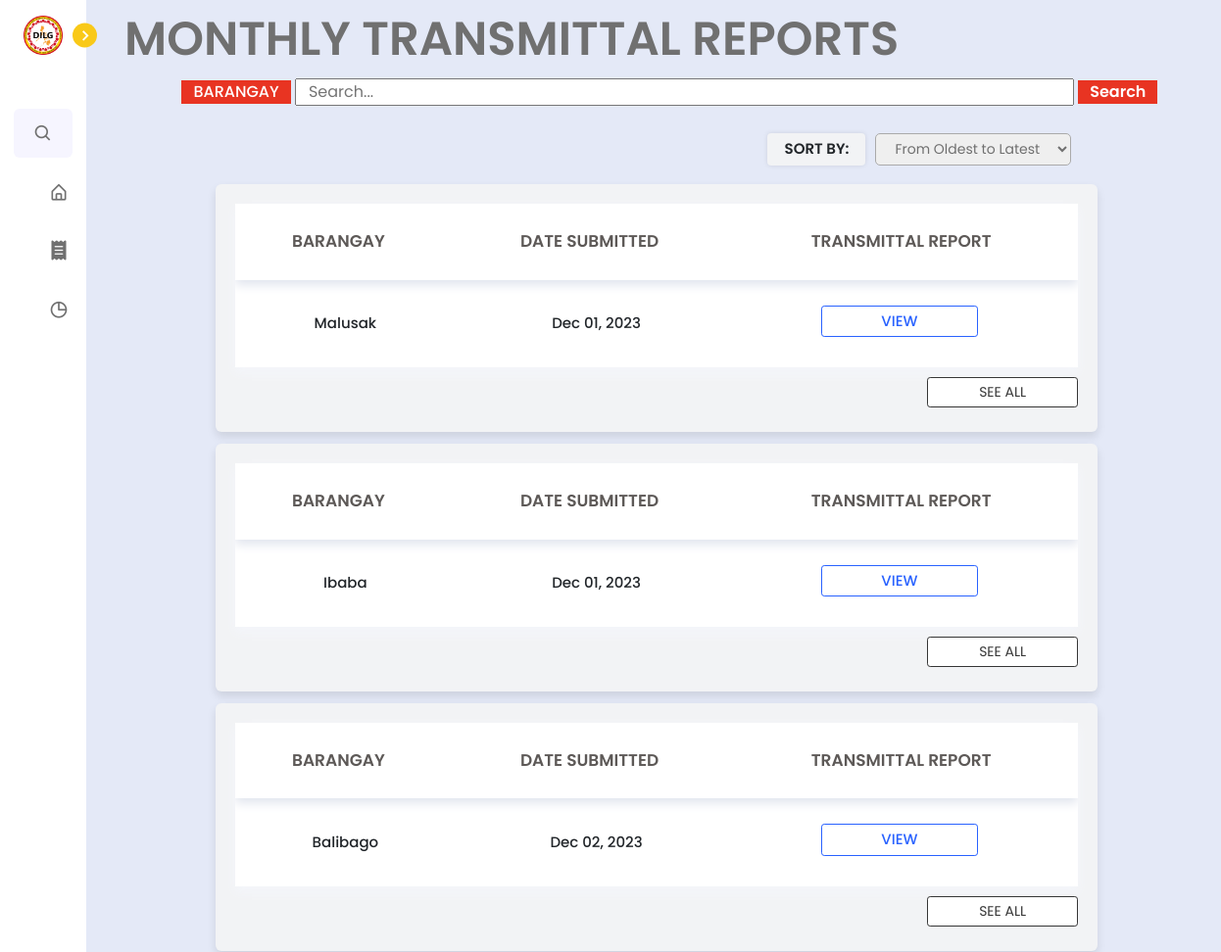
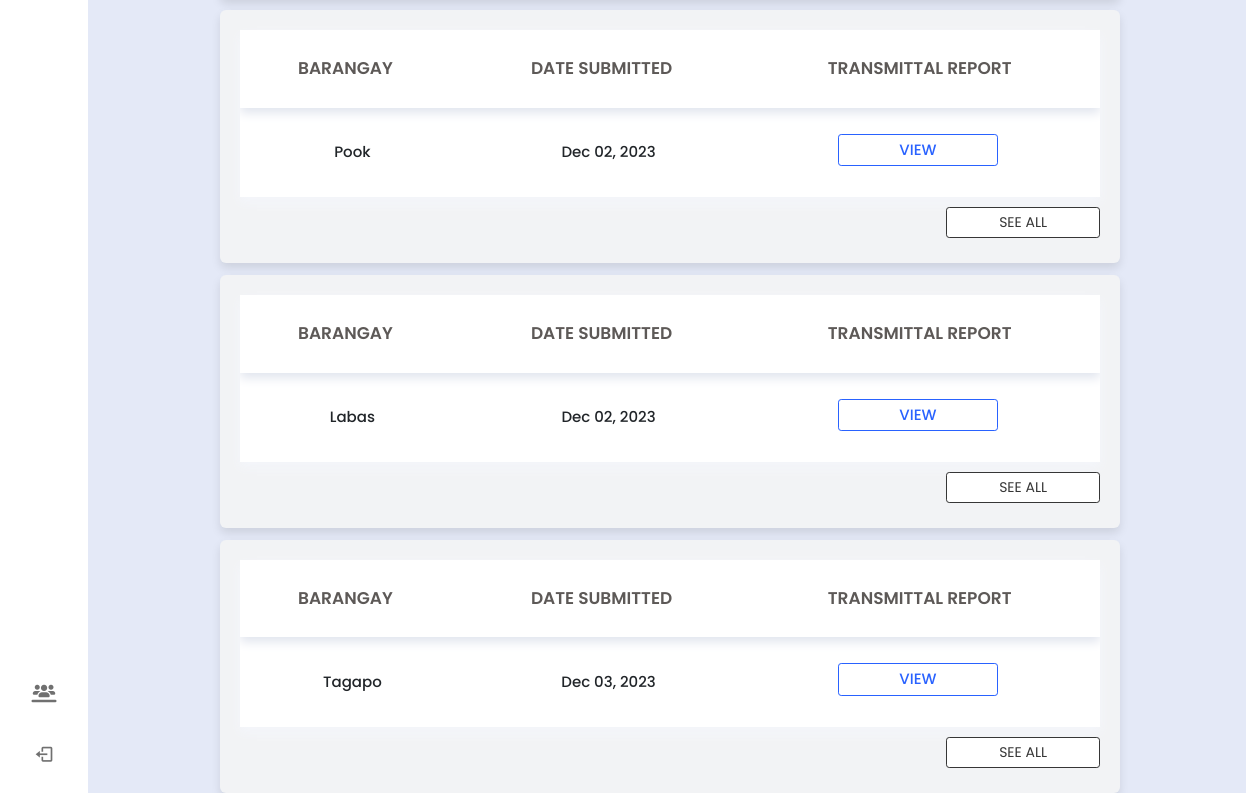
The app's page /dilg/transmittalreports.php (signed in) with its own data (2 pictures, top to bottom).
### tables this page shows
CREATE TABLE `monthly_reports` (
  `monthlyReport_id` int(11) NOT NULL,
  `generate_report` varchar(50) DEFAULT NULL,
  `timestamp` timestamp NOT NULL DEFAULT current_timestamp(),
  `lupon_id` int(11) NOT NULL,
  `submitter_first_name` varchar(50) NOT NULL,
  `submitter_last_name` varchar(50) NOT NULL,
  `pb_id` int(11) NOT NULL
);

CREATE TABLE `pb_accounts` (
  `pb_id` int(11) NOT NULL,
  `account_id` int(11) NOT NULL,
  `barangay` varchar(255) NOT NULL,
  `barangay_captain` varchar(255) DEFAULT NULL,
  `email_address` varchar(255) NOT NULL,
  `password` varchar(255) NOT NULL,
  `signature_image` mediumblob DEFAULT NULL,
  `created_at` timestamp NOT NULL DEFAULT current_timestamp(),
  `account_status` varchar(50) DEFAULT 'active',
  `login_attempts` int(11) NOT NULL DEFAULT 0,
  `last_failed_attempt` datetime DEFAULT NULL
);

### dilg/transmittalreports.php (the view, shortened to what this page needs)
<?php
include '../config.php';
if (isset($_POST['submit_search'])) {
    $search_case = mysqli_real_escape_string($conn, $_POST['search_case']);
    $query = "SELECT pb.barangay AS barangay,
        mr.timestamp AS date_submitted,
        mr.generate_report AS report,
        mr.lupon_id AS lupon_id, -- Add this line to include LUPON ID
        mr.pb_id AS pbId
        FROM `monthly_reports` AS mr
        INNER JOIN `pb_accounts` AS pb ON mr.pb_id = pb.pb_id
        WHERE pb.barangay LIKE '%$search_case%'
        ORDER BY mr.timestamp ASC";
} else {
    $query = "SELECT pb.barangay AS barangay,
        mr.timestamp AS date_submitted,
        mr.generate_report AS report,
        mr.lupon_id AS lupon_id, -- Add this line to include LUPON ID
        mr.pb_id AS pbId
        FROM `monthly_reports` AS mr
        INNER JOIN `pb_accounts` AS pb ON mr.pb_id = pb.pb_id
        ORDER BY mr.timestamp ASC";
}
$result = mysqli_query($conn, $query);
?>
<!DOCTYPE html>
<html lang="en">
<head>
    <link href='https://unpkg.com/boxicons@2.1.1/css/boxicons.min.css' rel='stylesheet'>
    <link rel="stylesheet" href="https://cdnjs.cloudflare.com/ajax/libs/font-awesome/6.4.2/css/all.min.css" />
    <link rel="stylesheet" href="../node_modules/bootstrap/dist/css/bootstrap.min.css">
    <link rel="stylesheet" href="../css/dilg.css">
    <link rel="stylesheet" href="../css/lupon_home.css">
    <link rel="stylesheet" href="../css/incidentform.css">
    <link rel="stylesheet" href="../css/lupon.css">
</head>
<body>
    <nav class="sidebar close">
            <header>
                <div class="image-text">
                    <span class="image">
                        <img src="../images/logo.png">
                    </span>
                </div>
                <i class='bx bx-chevron-right toggle'></i>
            </header>
            <div class="menu-bar">
                    <div class="menu">
                    <li class="search-box">
                <i class='bx bx-search icon'></i>
            </li>
                        <li class="nav-link">
                            <a href="home.php">
                                <i class='bx bx-home-alt icon' ></i>
                            </a>
                        </li>
                        <li class="nav-link">
                            <a href="transmittal_reports.php">
                            <i class="fa-solid fa-receipt icon"></i>
                            </a>
                        </li>
                        <li class="nav-link">
                            <a href="analytics.php">
                                <i class='bx bx-pie-chart-alt icon' ></i>
                            </a>
                        </li>
                </div>
                <div class="bottom-content">
                    <li class="">
                        <a href="manage_accounts.php">
                        <i class="fa-solid fa-users-line icon"></i>
                            </a>
                    </li>
                    <li class="">
                        <a href="../logout.php">
                            <i class='bx bx-log-out icon' ></i>
                        </a>
                    </li>
                </div>
            </div>
        </nav>
    <section class="home">
    <h1 style="margin-left: 1%; margin-top: -2.3%; display: flex; font-size: 48px;">MONTHLY TRANSMITTAL REPORTS</h1>
    <div class="search-container">
            <form action="" method="post">
                <button class="case-button" style="padding: 0px 12px;">BARANGAY</button>
                <input type="text" class="search-input" name="search_case" placeholder="Search...">
                <button type="submit" name="submit_search" class="search-button" style="padding: 0px 12px;">Search</button>
            </form>
    </div>
    <?php
    if (mysqli_num_rows($result) == 0) {
        echo '<div class="text-box">No Monthly Transmittal Reports Found</div>';
    } else {
        echo '<div class="sort-container">';
        echo '<div class="sort-filter-box">Sort By:</div>';
        echo '<select id="sort" onchange="loadContent()">';
        echo '<option value="oldest">From Oldest to Latest</option>';
        echo '</select>';
        echo '</div>';
            while ($row = mysqli_fetch_assoc($result)) {
                $barangay = $row['barangay'];
                $dateSubmitted = date('M d, Y', strtotime($row['date_submitted']));
                $transmittalReport = $row['report'];
                $pbId = $row['pbId'];
                echo '<div class="container" style="margin-top: 1%;">';
                echo '<table>';
                echo '<thead>';
                echo '<tr>';
                echo '<th>BARANGAY</th>';
                echo '<th>DATE SUBMITTED</th>';
                echo '<th>TRANSMITTAL REPORT</th>';
                echo '</tr>';
                echo '</thead>';
                echo '<tbody>';
                echo '<tr>';
                echo '<td>' . $barangay . '</td>';
                echo '<td>' . $dateSubmitted . '</td>';
        if (!empty($transmittalReport)) {
            echo '<td><a href="../tcpdf/monthly_report.php?pb_id=' . urlencode($pbId) . '" style="text-decoration: none;"><span class="generate">VIEW</span></a></td>';
        } else {
            echo '<td></td>';
        }
                echo '</tr>';
                echo '</tbody>';
                echo '</table>';
                echo '<a href="monthly_reports.php?pb_id=' . urlencode($pbId) . '" style="text-decoration: none;">';
                echo '<button class="schedule" style="width: 18%; font-size: 14px; margin-left: 82%; margin-top: 10px;">SEE ALL</button>';
                echo '</a>';
                echo '</div>';
            }
        }
            ?>
    </section>
</body>
</html>

### css/dilg.css (style rules this page uses)
* { margin: 0; padding: 0; box-sizing: border-box; font-family: 'Poppins', sans-serif; }
:root { --body-color: #E4E9F7; --sidebar-color: #FFF; --primary-color: #F9C918; --primary-color-light: #F6F5FF; --toggle-color: #DDD; --text-color: #707070; --tran-03: all 0.2s ease; --tran-03: all 0.3s ease; --tran-04: all 0.3s ease; --tran-05: all 0.3s ease; }
body { min-height: 100vh; background-color: var(--body-color); transition: var(--tran-05); overflow-x: hidden; overflow-y: hidden; }
.sidebar { position: fixed; top: 0; left: 0; height: 100%; width: 250px; padding: 10px 14px; background: var(--sidebar-color); transition: var(--tran-05); z-index: 100; }
.sidebar.close { width: 88px; }
.sidebar li { height: 50px; list-style: none; display: flex; align-items: center; margin-top: 10px; }
.sidebar header .image, .sidebar .icon { min-width: 60px; border-radius: 6px; }
.sidebar .icon { min-width: 60px; border-radius: 6px; height: 100%; display: flex; align-items: center; justify-content: center; font-size: 20px; }
.sidebar .text, .sidebar .icon { color: var(--text-color); transition: var(--tran-03); }
.sidebar header { position: relative; }
.sidebar header .image-text { display: flex; align-items: center; }
.sidebar header .image { display: flex; align-items: center; justify-content: center; }
.sidebar header .image img { width: 40px; border-radius: 6px; }
.sidebar header .toggle { position: absolute; top: 50%; right: -25px; transform: translateY(-50%) rotate(180deg); height: 25px; width: 25px; background-color: var(--primary-color); color: var(--sidebar-color); border-radius: 50%; display: flex; align-items: center; justify-content: center; font-size: 22px; cursor: pointer; transition: var(--tran-05); }
.sidebar.close .toggle { transform: translateY(-50%) rotate(0deg); }
.sidebar .menu { margin-top: 40px; }
.sidebar li.search-box { border-radius: 6px; background-color: var(--primary-color-light); cursor: pointer; transition: var(--tran-05); }
.sidebar li a { list-style: none; height: 100%; background-color: transparent; display: flex; align-items: center; height: 100%; width: 100%; border-radius: 6px; text-decoration: none; transition: var(--tran-03); }
.sidebar .menu-bar { height: calc(100% - 55px); display: flex; flex-direction: column; justify-content: space-between; overflow-y: scroll; }
.home { position: absolute; top: 0; top: 0; left: 250px; margin-left: 3%; margin-top: 3%; height: 100vh; width: calc(100% - 250px); background-color: var(--body-color); transition: var(--tran-05); }
.sidebar.close ~ .home { left: 78px; height: 100vh; width: calc(100% - 78px); }
.input-field input, select, .input-field-1 input, select { outline: none; font-size: 14px; font-weight: 400; color: var(--text-color); border-radius: 5px; border: 1px solid #aaa; padding: 0 15px; height: 42px; margin: 8px 0; }

### dilg/transmittalreports.php (style rules this page uses)
body { overflow-y: scroll; }
.home { position: absolute; top: 0; top: 0; left: 250px; height: 100vh; width: calc(100% - 78px); background-color: var(--body-color); transition: var(--tran-05); }
.sidebar.close ~ .home { left: 78px; height: 100vh; width: calc(100% - 78px); }
.search-container { margin-left: 6%; margin-top: 1%; }
.search-input { width: 795px; padding: 0 12px; }
.case-button { background: #E83422; border: none; color: #fff; font-weight: 500; }
.search-button { background: #E83422; color: #fff; border: none; font-weight: 600; }
.container { background: #f2f3f5; margin-left: 9%; margin-top: 3%; width: 1018px; }
.container table thead tr th { font-size: 17px; text-align: center; }
.generate { background: #fff; padding: 4px 4px; color: #2962ff; border: 1px solid #2962ff; text-transform: uppercase; border-radius: 0.2rem; cursor: pointer; display: block; margin-bottom: 5px; width: 10rem; margin-left: 20%; text-decoration: none; cursor: pointer; }
.sort-filter-box { background-color: #F2F3F5; padding: 5px 4px; font-size: 15px; border-radius: 4px; margin-right: 10px; width: 100px; font-weight: 600; text-transform: uppercase; text-align: center; box-shadow: 0 0 5px rgba(0, 0, 0, 0.1); }
.sort-container { margin-left: 57.2%; margin-top: 20px; display: flex; align-items: center; }
#sort { height: 33px; }

### records on screen
monthly_reports: pb.barangay "Malusak", timestamp "Dec 01, 2023"
monthly_reports: pb.barangay "Ibaba", timestamp "Dec 01, 2023"
monthly_reports: pb.barangay "Balibago", timestamp "Dec 02, 2023"
monthly_reports: pb.barangay "Pook", timestamp "Dec 02, 2023"
monthly_reports: pb.barangay "Labas", timestamp "Dec 02, 2023"
monthly_reports: pb.barangay "Tagapo", timestamp "Dec 03, 2023"
